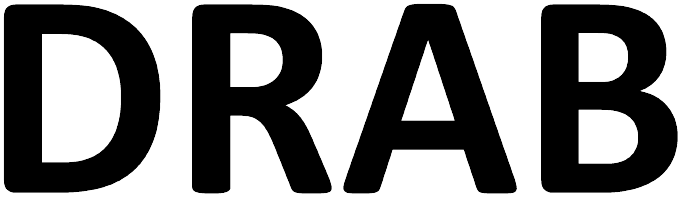
#> input picture water_mark.png, 680 x 197 px; its folder holds only this picture in this run
$ python -i main.py   (imports and definitions only)   (older library calls are emulated)
#> lines starting #> are read from the running program, lines starting #| are printed output that depends on the picture
import tkinter as tk
import tkinter.messagebox
from tkinter.filedialog import askopenfilename
from PIL import Image, ImageTk

WINDOW_SIZE = "508x530"
WATER_MARK_PHOTO_PATH = "water_mark.png"
PREVIEW_PHOTO_PATH = "preview.png"

x = 0
y = 0

photo_path = ""


def open_file():
    global photo_path
    global user_image_preview
    global water_mark_photo_tk
    global user_image
    photo_path = askopenfilename()
#> the answer given: water_mark.png
    user_image = preview_image = Image.open(photo_path)
#> user_image is the input picture: PIL image 680x197 RGBA; mean R, G, B, A 2.9, 2.9, 2.9, 128.9

    # resize photo to fit into window
    if (user_image.height > 500) or (user_image.width > 500):
        if user_image.height > user_image.width:
            preview_image = user_image.resize((int(500*user_image.width/user_image.height), 500), Image.ANTIALIAS)
        elif user_image.height < user_image.width:
            preview_image = user_image.resize((500, int(500*user_image.height/user_image.width)), Image.ANTIALIAS)
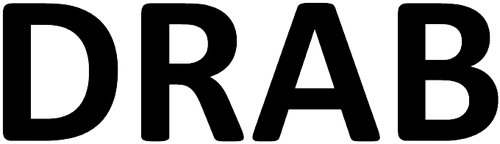
#> preview_image: PIL image 500x144 RGBA; mean R, G, B, A 6.1, 6.1, 6.1, 128.9; transparent parts drawn white
        elif (user_image.height == user_image.width) and (user_image.height > 500):
            preview_image = user_image.resize((500, 500), Image.ANTIALIAS)

    user_image_preview = ImageTk.PhotoImage(preview_image)
    canvas.config(width=preview_image.width, height=preview_image.height)
#> (the run stopped early here; a loop or call above may not have finished)
